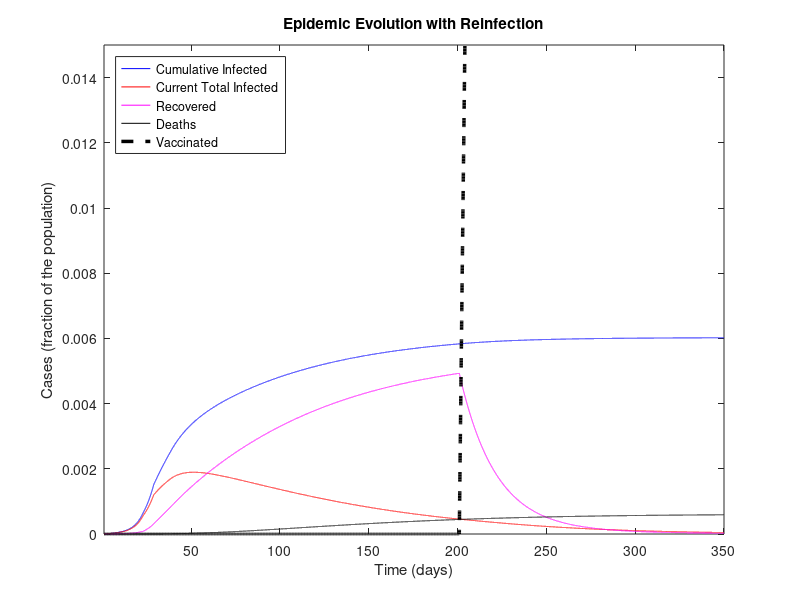

The MATLAB script that drew this image: (Note: this script raises an error after producing the figure.)
%%%%%%%%%%%%%%%%%%%%%%%%%%%%%%%%%%%%%%%%
%%%%%%%%%%%%%%%%%%%%%%%%%%%%%%%%%%%%%%%%
% MATLAB Code for epidemic simulations with the SIDARTHE model in the work
%
% Based on Modelling the COVID-19 epidemic and implementation of population-wide interventions in Italy
% by Giulia Giordano, Franco Blanchini, Raffaele Bruno, Patrizio Colaneri, Alessandro Di Filippo, Angela Di Matteo, Marta Colaneri
% 
%This code now implements vaccines and reinfection of healed and vaccinated
%people. These modifications were done by Carl Ingebretsen
%%%%%%%%%%%%%%%%%%%%%%%%%%%%%%%%%%%%%%%%
%%%%%%%%%%%%%%%%%%%%%%%%%%%%%%%%%%%%%%%%

clear all
close all
clc

%%%%%%%%%%%%%%%%%%%%%%%%%%%%%%%%%%%%%%%%
% DATA
%%%%%%%%%%%%%%%%%%%%%%%%%%%%%%%%%%%%%%%%

% Italian population
popolazione=60e6;

% Data 20 February - 5 April (46 days):
% Total Cases
CasiTotali = [3 20 79 132 219 322 400 650 888 1128 1694 2036 2502 3089 3858 4636 5883 7375 9172 10149 12462 15113 17660 21157 24747 27980 31506 35713 41035 47021 53578 59138 63927 69176 74386 80539 86498 92472 97689 101739 105792 110574 115242 119827 124632 128948]/popolazione; % D+R+T+E+H_diagnosticati
% Deaths
Deceduti = [0 1 2 2 5 10 12 17 21 29 34 52 79 107 148 197 233 366 463 631 827 1016 1266 1441 1809 2158 2503 2978 3405 4032 4825 5476 6077 6820 7503 8165 9134 10023 10779 11591 12428 13155 13915 14681 15362 15887]/popolazione; % E
% Recovered
Guariti = [0 0 0 1 1 1 3 45 46 50 83 149 160 276 414 523 589 622 724 1004 1045 1258 1439 1966 2335 2749 2941 4025 4440 5129 6072 7024 7432 8326 9362 10361 10950 12384 13030 14620 15729 16847 18278 19758 20996 21815]/popolazione; % H_diagnosticati
% Currently Positive
Positivi = [3 19 77 129 213 311 385 588 821 1049 1577 1835 2263 2706 3296 3916 5061 6387 7985 8514 10590 12839 14955 17750 20603 23073 26062 28710 33190 37860 42681 46638 50418 54030 57521 62013 66414 70065 73880 75528 77635 80572 83049 85388 88274 91246]/popolazione; % D+R+T

% Data 23 February - 5 April (from day 4 to day 46)
% Currently positive: isolated at home
Isolamento_domiciliare = [49 91 162 221 284 412 543 798 927 1000 1065 1155 1060 1843 2180 2936 2599 3724 5036 6201 7860 9268 10197 11108 12090 14935 19185 22116 23783 26522 28697 30920 33648 36653 39533 42588 43752 45420 48134 50456 52579 55270 58320]/popolazione; %D
% Currently positive: hospitalised
Ricoverati_sintomi = [54 99 114 128 248 345 401 639 742 1034 1346 1790 2394 2651 3557 4316 5038 5838 6650 7426 8372 9663 11025 12894 14363 15757 16020 17708 19846 20692 21937 23112 24753 26029 26676 27386 27795 28192 28403 28540 28741 29010 28949]/popolazione; % R
% Currently positive: ICU
Terapia_intensiva = [26 23 35 36 56 64 105 140 166 229 295 351 462 567 650 733 877 1028 1153 1328 1518 1672 1851 2060 2257 2498 2655 2857 3009 3204 3396 3489 3612 3732 3856 3906 3981 4023 4035 4053 4068 3994 3977]/popolazione; %T


%%%%%%%%%%%%%%%%%%%%%%%%%%%%%%%%%%%%%%%%
% PARAMETERS
%%%%%%%%%%%%%%%%%%%%%%%%%%%%%%%%%%%%%%%%

% Simulation horizon: CAN BE MODIFIED AT ONE'S WILL PROVIDED THAT IT IS AT
% LEAST EQUAL TO THE NUMBER OF DAYS FOR WHICH DATA ARE AVAILABLE
Orizzonte = 350;

% Plot yes/no: SET TO 1 IF PDF FIGURES MUST BE GENERATED, 0 OTHERWISE
plotPDF = 0;

% Time-step for Euler discretisation of the continuous-time system
step=0.01;

% Transmission rate due to contacts with UNDETECTED asymptomatic infected
alfa=0.57;
% Transmission rate due to contacts with DETECTED asymptomatic infected
beta=0.0114;
% Transmission rate due to contacts with UNDETECTED symptomatic infected
gamma=0.456;
% Transmission rate due to contacts with DETECTED symptomatic infected
delta=0.0114;

% Detection rate for ASYMPTOMATIC
epsilon=0.171;
% Detection rate for SYMPTOMATIC
theta=0.3705;

% Worsening rate: UNDETECTED asymptomatic infected becomes symptomatic
zeta=0.1254;
% Worsening rate: DETECTED asymptomatic infected becomes symptomatic
eta=0.1254;

% Worsening rate: UNDETECTED symptomatic infected develop life-threatening
% symptoms
mu=0.0171;
% Worsening rate: DETECTED symptomatic infected develop life-threatening
% symptoms
nu=0.0274;

% Mortality rate for infected with life-threatening symptoms
tau=0.01;

% Recovery rate for undetected asymptomatic infected
lambda=0.0342;
% Recovery rate for detected asymptomatic infected
rho=0.0342;
% Recovery rate for undetected symptomatic infected
kappa=0.0171;
% Recovery rate for detected symptomatic infected
xi=0.0171;
% Recovery rate for life-threatened symptomatic infected
sigma=0.0171;

%to add the SIDARTHE-V version add a new constant phi
%phi=0.0001;
%phi=0.5;
%For starting at day 100
phi=0.0;

%Reinfection coefficients
%rein=0.005;
%rein_vacc = 0.005;
rein=0.000;
rein_vacc = 0.000;


%%%%%%%%%%%%%%%%%%%%%%%%%%%%%%%%%%%%%%%%
% DEFINITIONS
%%%%%%%%%%%%%%%%%%%%%%%%%%%%%%%%%%%%%%%%

% Parameters
r1=epsilon+zeta+lambda;
r2=eta+rho;
r3=theta+mu+kappa;
r4=nu+xi;
r5=sigma+tau;

% Initial R0
R0_iniziale=alfa/r1+beta*epsilon/(r1*r2)+gamma*zeta/(r1*r3)+delta*eta*epsilon/(r1*r2*r4)+delta*zeta*theta/(r1*r3*r4);

% Time horizon
t=1:step:Orizzonte;

% Vectors for time evolution of variables
S=zeros(1,length(t));
I=zeros(1,length(t));
D=zeros(1,length(t));
A=zeros(1,length(t));
R=zeros(1,length(t));
T=zeros(1,length(t));
H=zeros(1,length(t));
H_diagnosticati=zeros(1,length(t)); % DIAGNOSED recovered only!
E=zeros(1,length(t));
%For SIDARTHE-V add a V
V=zeros(1,length(t));

% Vectors for time evolution of actual/perceived Case Fatality Rate
M=zeros(1,length(t));
P=zeros(1,length(t));

%%%%%%%%%%%%%%%%%%%%%%%%%%%%%%%%%%%%%%%%
% INITIAL CONDITIONS
%%%%%%%%%%%%%%%%%%%%%%%%%%%%%%%%%%%%%%%%

I(1)=200/popolazione;
D(1)=20/popolazione;
A(1)=1/popolazione;
R(1)=2/popolazione;
T(1)=0.00;
H(1)=0.00;
E(1)=0.00;
V(1)=0.00;%For SIDARTHE-V
S(1)=1-I(1)-D(1)-A(1)-R(1)-T(1)-H(1)-E(1)-V(1);

H_diagnosticati(1) = 0.00; % DIAGNOSED recovered only
Infetti_reali(1)=I(1)+D(1)+A(1)+R(1)+T(1); % Actual currently infected

M(1)=0;
P(1)=0;

% Whole state vector
%Added a V(1) at the end
x=[S(1);I(1);D(1);A(1);R(1);T(1);H(1);E(1);V(1);H_diagnosticati(1);Infetti_reali(1)];

%%%%%%%%%%%%%%%%%%%%%%%%%%%%%%%%%%%%%%%%
% SIMULATION
%%%%%%%%%%%%%%%%%%%%%%%%%%%%%%%%%%%%%%%%

% "Control" binary variables to compute the new R0 every time a policy has
% changed the parameters
plottato = 0;
plottato1 = 0;
plottato_bis = 0;
plottato_tris = 0;
plottato_quat = 0;

for i=2:length(t)
    
    if (i>4/step) % Basic social distancing (awareness, schools closed)
        alfa=0.4218;
        gamma=0.285;
        beta = 0.0057;
        delta=0.0057;
        if plottato == 0 % Compute the new R0
            r1=epsilon+zeta+lambda;
            r2=eta+rho;
            r3=theta+mu+kappa;
            r4=nu+xi;
            r5=sigma+tau;
            R0_primemisure=alfa/r1+beta*epsilon/(r1*r2)+gamma*zeta/(r1*r3)+delta*eta*epsilon/(r1*r2*r4)+delta*zeta*theta/(r1*r3*r4)
            plottato = 1;
        end
    end
    
    if (i>12/step)
        % Screening limited to / focused on symptomatic subjects
        epsilon=0.1425;
        if plottato1 == 0
            r1=epsilon+zeta+lambda;
            r2=eta+rho;
            r3=theta+mu+kappa;
            r4=nu+xi;
            r5=sigma+tau;
            R0_primemisureeps=alfa/r1+beta*epsilon/(r1*r2)+gamma*zeta/(r1*r3)+delta*eta*epsilon/(r1*r2*r4)+delta*zeta*theta/(r1*r3*r4)
            plottato1 = 1;
        end
    end
    
    if (i>22/step) % Social distancing: lockdown, mild effect
        
        alfa=0.36;
        beta=0.005;
        gamma=0.2;
        delta=0.005;
        
        mu = 0.008;
        nu = 0.015;
        
        zeta=0.034;
        eta=0.034;
        
        lambda=0.08;
        rho=0.0171;
        kappa=0.0171;
        xi=0.0171;
        sigma=0.0171;
        
        if plottato_bis == 0 % Compute the new R0
            r1=epsilon+zeta+lambda;
            r2=eta+rho;
            r3=theta+mu+kappa;
            r4=nu+xi;
            r5=sigma+tau;
            R0_secondemisure=(alfa*r2*r3*r4+epsilon*beta*r3*r4+gamma*zeta*r2*r4+delta*eta*epsilon*r3+delta*zeta*theta*r2)/(r1*r2*r3*r4)
            plottato_bis = 1;
        end
    end
    
    if (i>28/step) % Social distancing: lockdown, strong effect
        
        alfa=0.21;
        gamma=0.11;
        
        if plottato_tris == 0 % Compute the new R0
            r1=epsilon+zeta+lambda;
            r2=eta+rho;
            r3=theta+mu+kappa;
            r4=nu+xi;
            r5=sigma+tau;
            R0_terzemisure=(alfa*r2*r3*r4+epsilon*beta*r3*r4+gamma*zeta*r2*r4+delta*eta*epsilon*r3+delta*zeta*theta*r2)/(r1*r2*r3*r4)
            plottato_tris = 1;
        end
    end
    
    if (i>38/step) % Broader diagnosis campaign
        
        epsilon = 0.2;
        rho=0.02;
        kappa=0.02;
        xi=0.02;
        sigma=0.01;
        
        zeta=0.025;
        eta=0.025;
        
        if plottato_quat == 0 % Compute the new R0
            r1=epsilon+zeta+lambda;
            r2=eta+rho;
            r3=theta+mu+kappa;
            r4=nu+xi;
            r5=sigma+tau;
            R0_quartemisure=(alfa*r2*r3*r4+epsilon*beta*r3*r4+gamma*zeta*r2*r4+delta*eta*epsilon*r3+delta*zeta*theta*r2)/(r1*r2*r3*r4);
            plottato_quat = 1;
        end
    end

    %To start vaccinations and reinefections at day 100
    if (i>200/step)
        phi=0.005;
        rein = 0.05;
        rein_vacc = 0.015;
    end
    
    % Compute the system evolution
    %ADDED new terms in the first, seventh and ninth equations to represent
    %reinfections
    B=[-alfa*x(2)-beta*x(3)-gamma*x(4)-delta*x(5)-phi*x(1) 0 0 0 0 0 rein 0 rein_vacc 0 0;
        alfa*x(2)+beta*x(3)+gamma*x(4)+delta*x(5) -(epsilon+zeta+lambda) 0 0 0 0 0 0 0 0 0;
        0 epsilon  -(eta+rho) 0 0 0 0 0 0 0 0;
        0 zeta 0 -(theta+mu+kappa) 0 0 0 0 0 0 0;
        0 0 eta theta -(nu+xi) 0 0 0 0 0 0;
        0 0 0 mu nu  -(sigma+tau) 0 0 0 0 0;
        0 lambda rho kappa xi sigma -rein 0 0 0 0;
        0 0 0 0 0 tau 0 0 0 0 0;
        phi*x(1) 0 0 0 0 0 0 0 -rein_vacc 0 0;
        0 0 rho 0 xi sigma 0 0 0 0 0;
        alfa*x(2)+beta*x(3)+gamma*x(4)+delta*x(5) 0 0 0 0 0 0 0 0 0 0];
    x=x+B*x*step;
    
    % Update variables
    
    S(i)=x(1);
    I(i)=x(2);
    D(i)=x(3);
    A(i)=x(4);
    R(i)=x(5);
    T(i)=x(6);
    H(i)=x(7);
    E(i)=x(8);
    V(i)=x(9);%added V
    
    H_diagnosticati(i)=x(10);
    Infetti_reali(i)=x(11);
    
    % Update Case Fatality Rate
    
    M(i)=E(i)/(S(1)-S(i));
    P(i)=E(i)/((epsilon*r3+(theta+mu)*zeta)*(I(1)+S(1)-I(i)-S(i))/(r1*r3)+(theta+mu)*(A(1)-A(i))/r3);
    
end

%%%%%%%%%%%%%%%%%%%%%%%%%%%%%%%%%%%%%%%%
% FINAL VALUES
%%%%%%%%%%%%%%%%%%%%%%%%%%%%%%%%%%%%%%%%

% Variables
Sbar=S(length(t));
Ibar=I(length(t));
Dbar=D(length(t));
Abar=A(length(t));
Rbar=R(length(t));
Tbar=T(length(t));
Hbar=H(length(t));
Ebar=E(length(t));
Vbar=V(length(t));

% Case fatality rate
Mbar=M(length(t));
Pbar=P(length(t));

% Case fatality rate from formulas
Mbar1=Ebar/(S(1)-Sbar);
Pbar1=Ebar/((epsilon*r3+(theta+mu)*zeta)*(I(1)+S(1)-Sbar-Ibar)/(r1*r3)+(theta+mu)*(A(1)-Abar)/r3);

%%%%%%%%%%%%%%%%%%%%%%%%%%%%%%%%%%%%%%%%
% FIGURES
%%%%%%%%%%%%%%%%%%%%%%%%%%%%%%%%%%%%%%%%

figure
plot(t,Infetti_reali,'b',t,I+D+A+R+T,'r',t,H,'m',t,E,'k',t,V,'--black',"LineWidth",2.5)%added V
hold on
%plot(t,D+R+T+E+H_diagnosticati,'--b',t,D+R+T,'--r',t,H_diagnosticati,'--g')
xlim([t(1) t(end)])
ylim([0 0.015])
%title('Actual vs. Diagnosed Epidemic Evolution with Reinfection')
title('Epidemic Evolution with Reinfection')
xlabel('Time (days)')
ylabel('Cases (fraction of the population)')
%legend({'Cumulative Infected','Current Total Infected', 'Recovered', 'Deaths','Vaccinated','Diagnosed Cumulative Infected','Diagnosed Current Total Infected', 'Diagnosed Recovered'},'Location','northwest')
legend({'Cumulative Infected','Current Total Infected', 'Recovered', 'Deaths','Vaccinated'},'Location','northwest')
fontsize(legend,18,"points")
grid

if plotPDF==1
    set(gcf, 'PaperUnits', 'centimeters');
    set(gcf, 'PaperPosition', [0 0 24 16]);
    set(gcf, 'PaperSize', [24 16]); % dimension on x axis and y axis resp.
    print(gcf,'-dpdf', ['PanoramicaEpidemiaRealevsPercepita.pdf'])
end
%

figure
plot(t,I,'b',t,D,'c',t,A,'g',t,R,'m',t,T,'r',t,V,'r')
xlim([t(1) t(end)])
ylim([0 1.1e-3])
title('Infected, different stages, Diagnosed vs. Non Diagnosed with Reinfection')
xlabel('Time (days)')
ylabel('Cases (fraction of the population)')
legend({'Infected ND AS', 'Infected D AS', 'Infected ND S', 'Infected D S', 'Infected D IC','Vaccinated'},'Location','northeast')
grid

if plotPDF==1
    set(gcf, 'PaperUnits', 'centimeters');
    set(gcf, 'PaperPosition', [0 0 24 16]);
    set(gcf, 'PaperSize', [24 16]); % dimension on x axis and y axis resp.
    print(gcf,'-dpdf', ['SuddivisioneInfetti.pdf'])
end

%

figure
plot(t,D+R+T+E+H_diagnosticati)
hold on
stem(t(1:1/step:size(CasiTotali,2)/step),CasiTotali)
xlim([t(1) t(end)])
ylim([0 2.5e-3])
title('Cumulative Diagnosed Cases: Model vs. Data')
xlabel('Time (days)')
ylabel('Cases (fraction of the population)')
grid

if plotPDF==1
    set(gcf, 'PaperUnits', 'centimeters');
    set(gcf, 'PaperPosition', [0 0 16 10]);
    set(gcf, 'PaperSize', [16 10]); % dimension on x axis and y axis resp.
    print(gcf,'-dpdf', ['CasiTotali.pdf'])
end
%

figure
plot(t,H_diagnosticati)
hold on
stem(t(1:1/step:size(CasiTotali,2)/step),Guariti)
xlim([t(1) t(end)])
ylim([0 2.5e-3])
title('Recovered: Model vs. Data')
xlabel('Time (days)')
ylabel('Cases (fraction of the population)')
grid

if plotPDF==1
    set(gcf, 'PaperUnits', 'centimeters');
    set(gcf, 'PaperPosition', [0 0 16 10]);
    set(gcf, 'PaperSize', [16 10]); % dimension on x axis and y axis resp.
    print(gcf,'-dpdf', ['Guariti_diagnosticati.pdf'])
end
%

figure
plot(t,E)
hold on
stem(t(1:1/step:size(CasiTotali,2)/step),Deceduti)
xlim([t(1) t(end)])
ylim([0 2.5e-3])
title('Deaths: Model vs. Data - NOTE: EXCLUDED FROM FITTING')
xlabel('Time (days)')
ylabel('Cases (fraction of the population)')
grid

if plotPDF==1
    set(gcf, 'PaperUnits', 'centimeters');
    set(gcf, 'PaperPosition', [0 0 16 10]);
    set(gcf, 'PaperSize', [16 10]); % dimension on x axis and y axis resp.
    print(gcf,'-dpdf', ['Morti.pdf'])
end
%

figure
plot(t,D+R+T)
hold on
stem(t(1:1/step:size(CasiTotali,2)/step),Positivi)
xlim([t(1) t(end)])
ylim([0 2.5e-3])
title('Infected: Model vs. Data')
xlabel('Time (days)')
ylabel('Cases (fraction of the population)')
grid

if plotPDF==1
    set(gcf, 'PaperUnits', 'centimeters');
    set(gcf, 'PaperPosition', [0 0 16 10]);
    set(gcf, 'PaperSize', [16 10]); % dimension on x axis and y axis resp.
    print(gcf,'-dpdf', ['Positivi_diagnosticati.pdf'])
end
%

figure
plot(t,D)
hold on
stem(t(1+3/step:1/step:1+(size(Ricoverati_sintomi,2)+2)/step),Isolamento_domiciliare)
xlim([t(1) t(end)])
ylim([0 2.5e-3])
title('Infected, No Symptoms: Model vs. Data')
xlabel('Time (days)')
ylabel('Cases (fraction of the population)')
grid

if plotPDF==1
    set(gcf, 'PaperUnits', 'centimeters');
    set(gcf, 'PaperPosition', [0 0 16 10]);
    set(gcf, 'PaperSize', [16 10]); % dimension on x axis and y axis resp.
    print(gcf,'-dpdf', ['InfettiAsintomatici_diagnosticati.pdf'])
end
%

figure
plot(t,R)
hold on
stem(t(1+3/step:1/step:1+(size(Ricoverati_sintomi,2)+2)/step),Ricoverati_sintomi)
xlim([t(1) t(end)])
ylim([0 2.5e-3])
title('Infected, Symptoms: Model vs. Data')
xlabel('Time (days)')
ylabel('Cases (fraction of the population)')
grid

if plotPDF==1
    set(gcf, 'PaperUnits', 'centimeters');
    set(gcf, 'PaperPosition', [0 0 16 10]);
    set(gcf, 'PaperSize', [16 10]); % dimension on x axis and y axis resp.
    print(gcf,'-dpdf', ['InfettiSintomatici_diagnosticati_ricoverati.pdf'])
end
%

figure
plot(t,D+R)
hold on
stem(t(1+3/step:1/step:1+(size(Ricoverati_sintomi,2)+2)/step),Isolamento_domiciliare+Ricoverati_sintomi)
xlim([t(1) t(end)])
ylim([0 2.5e-3])
title('Infected, No or Mild Symptoms: Model vs. Data')
xlabel('Time (days)')
ylabel('Cases (fraction of the population)')
grid

if plotPDF==1
    set(gcf, 'PaperUnits', 'centimeters');
    set(gcf, 'PaperPosition', [0 0 16 10]);
    set(gcf, 'PaperSize', [16 10]); % dimension on x axis and y axis resp.
    print(gcf,'-dpdf', ['InfettiNonGravi_diagnosticati.pdf'])
end

%

figure
plot(t,T)
hold on
stem(t(1+3/step:1/step:1+(size(Ricoverati_sintomi,2)+2)/step),Terapia_intensiva)
xlim([t(1) t(end)])
ylim([0 2.5e-3])
title('Infected, Life-Threatening Symptoms: Model vs. Data')
xlabel('Time (days)')
ylabel('Cases (fraction of the population)')
grid

if plotPDF==1
    set(gcf, 'PaperUnits', 'centimeters');
    set(gcf, 'PaperPosition', [0 0 16 10]);
    set(gcf, 'PaperSize', [16 10]); % dimension on x axis and y axis resp.
    print(gcf,'-dpdf', ['InfettiSintomatici_diagnosticati_terapiaintensiva.pdf'])
end

%Plot the vaccinated
figure
plot(t,V)
hold on
%stem(t(1+3/step:1/step:1+(size(Ricoverati_sintomi,2)+2)/step),Terapia_intensiva)
xlim([t(1) t(end)])
ylim([0 2.5e-3])
title('Vaccinated: Model vs. Data')
xlabel('Time (days)')
ylabel('Vaccinated (fraction of the population)')
grid

%if plotPDF==1
    %set(gcf, 'PaperUnits', 'centimeters');
    %set(gcf, 'PaperPosition', [0 0 16 10]);
    %set(gcf, 'PaperSize', [16 10]); % dimension on x axis and y axis resp.
    %print(gcf,'-dpdf', ['InfettiSintomatici_diagnosticati_terapiaintensiva.pdf'])
%end
